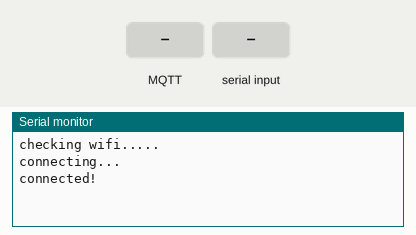
This sketch was run on a simulated ESP32-S3. On the bench: the last lines printed to the serial monitor. Inputs (shaded band) come from the test bench. WiFi joins after 1.5 s; servers stay silent unless stated; no MQTT or app messages arrive unless stated; the camera gives no picture.

Above: at 3.5 s.
3.6 s: MQTT message "istek" arrives on the first subscribed topic
At 4.8 s:
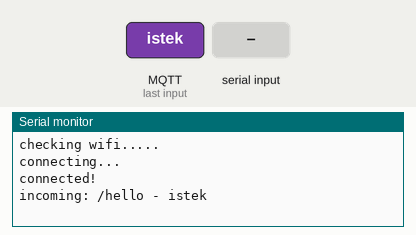
5.1 s: "c\n" received over Serial
At 6.5 s:
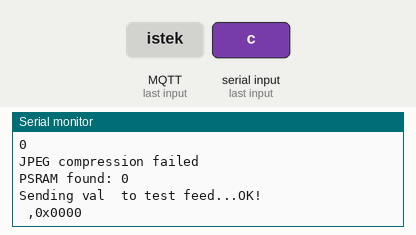
6.8 s: MQTT message "c" arrives on the first subscribed topic
At 7.2 s:
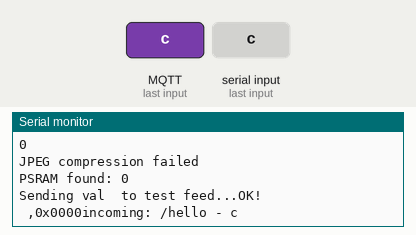
8.3 s: "b\n" received over Serial
At 9.7 s:
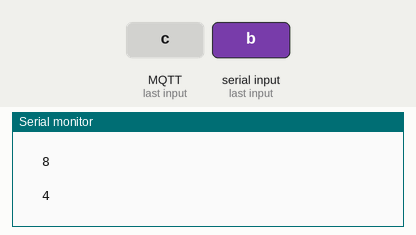
10.0 s: MQTT message "b" arrives on the first subscribed topic
At 11.0 s:
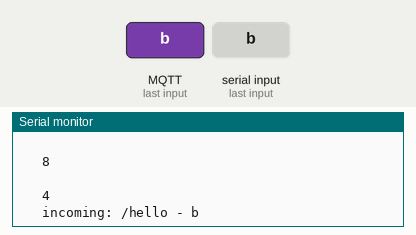
11.5 s: MQTT message "a" arrives on the first subscribed topic
At 12.3 s:
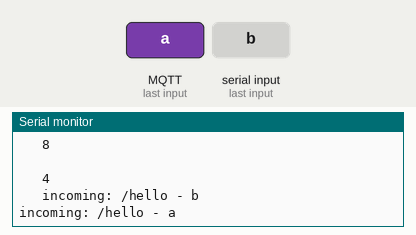

Measured:
- after the input at 3.6 s, the serial monitor: prints a new line at once (image 1)
- after the input at 5.1 s, the serial monitor: prints a new line after 0.29 s (image 2)
- after the input at 6.8 s, the serial monitor: prints a new line at once (image 3)
- after the input at 8.3 s, the serial monitor: prints a new line after 0.18 s (image 4)
- after the input at 10.0 s, the serial monitor: prints a new line at once (image 5)
- after the input at 11.5 s, the serial monitor: prints a new line at once (image 6)

The sketch:

esp32-gercekhivemq.ino
```cpp
// This example uses an ESP32 Development Board
// to connect to shiftr.io.
//
// You can check on your device after a successful
// connection here: https://www.shiftr.io/try.
//
// by Joël Gähwiler
// https://github.com/256dpi/arduino-mqtt

#include <WiFiClientSecure.h>
#include <MQTT.h>
#include "kamera.h"
//#include <base64.h>
//extern "C" {
//#include "crypto/base64.h"
//}
#include "mbedtls/base64.h"


const char ssid[] = "Wifi";
const char pass[] = "Wifisifre";


WiFiClientSecure net;
MQTTClient client(10000);

unsigned long lastMillis = 0;

void connect() {
  Serial.print("checking wifi...");
  while (WiFi.status() != WL_CONNECTED) {
    Serial.print(".");
    delay(1000);
  }

  Serial.print("\nconnecting...");
  while (!client.connect("arduino", "isim", "mqttsifre")) {
    Serial.print(".");
    delay(1000);
  }

  Serial.println("\nconnected!");

  client.subscribe("/hello");
  client.subscribe("istek");
  // client.unsubscribe("/hello");
}

void messageReceived(String &topic, String &payload) {
  Serial.println("incoming: " + topic + " - " + payload);
  if (topic == "istek")
  {
    camera_capture();
  }

  // Note: Do not use the client in the callback to publish, subscribe or
  // unsubscribe as it may cause deadlocks when other things arrive while
  // sending and receiving acknowledgments. Instead, change a global variable,
  // or push to a queue and handle it in the loop after calling `client.loop()`.
}

void setup() {
  net.setInsecure();
  Serial.begin(115200);
  WiFi.begin(ssid, pass);

  // Note: Local domain names (e.g. "Computer.local" on OSX) are not supported
  // by Arduino. You need to set the IP address directly.
  //
  // MQTT brokers usually use port 8883 for secure connections.
  client.begin("694e712811a34dd8802e5445ec37cd96.s2.eu.hivemq.cloud", 8883, net);
  client.onMessage(messageReceived);
  camera_init();
  connect();
}

void loop() {
  client.loop();
  delay(10);  // <- fixes some issues with WiFi stability

  if (!client.connected()) {
    connect();
  }

  // publish a message roughly every second.
  if (millis() - lastMillis > 1000) {
    lastMillis = millis();
    client.publish("my/test/topic", "world");
    sado=Serial.read();

    if((sado == 'c' || sado == 'b') || sado == 'a'){


    camera_capture();

    }

  }
  client.loop();
}

esp_err_t camera_capture(){
    //acquire a frame
    Serial.println("  \n deniyoz bisiyler \n");
    fb = NULL;

    size_t _jpg_buf_len = 0;
    uint8_t * _jpg_buf = NULL;


    size_t fb_len = 0;
    Serial.println("  \n deniyoz bisiyler \n");


    fb = esp_camera_fb_get();
    esp_err_t res = ESP_OK;

    if (!fb) {
        Serial.println("  \n Camera Capture Failed \n");
        return ESP_FAIL;
    }
    //replace this with your own function
    //process_image(fb->width, fb->height, fb->format, fb->buf, fb->len)


  Serial.println("  \n bura \n");
  Serial.println(fb->len);
  Serial.println("  \n bura \n");

  bool jpeg_converted = frame2jpg(fb, 80, &_jpg_buf, &_jpg_buf_len);
  Serial.println(_jpg_buf_len);
  if(!jpeg_converted){
    Serial.println("JPEG compression failed");
    res = ESP_FAIL;
  }

//  Serial.println(_jpg_buf_len);
//  Serial.println("  \n oraa \n");
//  String imgDataB64 = base64::encode(fb->buf, fb->len);

//  String devlet ="dsfnfdlkmsdflsdkmfekwrmslkvxcvxcvxcvxcvxcvxcvxvxgggggggggggggggggggggggggggggggggffmsdlfmsdlfmksldkgmdlfgdfmlkmdlkmdslfmsodfmsdl dlkgmfsmdlmfsdlfmsldfmsldfmsldfmlsd";
//  size_t nekadar = imgDataB64.length();
//    size_t nekadar = devlet.length();
//    Serial.println(nekadar);
//    char* bufum= (char*) malloc(nekadar);
//  imgDataB64.toCharArray(bufum,nekadar+1);
//    devlet.toCharArray(bufum,nekadar+1);
//  Serial.println("  \n şura \n");


Serial.println("PSRAM found: " + String(psramFound()));
//
//  int image_buf_size = 200 * 150;
//  uint8_t *image = (uint8_t *)ps_calloc(image_buf_size, sizeof(char));
//
//  size_t length=fb->len;
//
//  size_t olen;
//
//  Serial.print("length is");
//
//  Serial.println(length);
//  int err1= mbedtls_base64_encode(image, image_buf_size, &olen, fb->buf, length);
//
//  Serial.println(err1);
//
//  String img((const __FlashStringHelper*) image);
//  Serial.println("\n");
//  Serial.println(img);
//  Serial.println("\n");
//  Serial.println(img.c_str());
//  Serial.println("\n");
//  //msg1=img;

  //Serial.println(sizeof(*bufum));
  // Now we can publish stuff!
  Serial.print(F("\nSending val "));
//  Serial.print(x);
  Serial.print(F(" to test feed..."));

  if (!client.publish("kamera",(char*)_jpg_buf,_jpg_buf_len)) {
    Serial.println(F("Failed"));
  } else {
    Serial.println(F("OK!"));
  }
    client.publish("my/test/topic", "gonderildi");

  if (sado == 'b') {
  int k=0;
  for (int j = 0; j < fb->height; j++){
    for (int i = 0; i < fb->width; i++) {
      unsigned short p = fb->buf[k];
      k++;
      Serial.print(" ,0x");
      if (p < 0x1000) {
        Serial.print('0');
      }

      if (p < 0x0100) {
        Serial.print('0');
      }

      if (p < 0x0010) {
        Serial.print('0');
      }

      Serial.print(p, HEX);
    }
    Serial.print('\n');
  }
  Serial.print("\n   "  + String(k)  +"  \n   ");
  Serial.print("\n   "  + String(fb->width)  +"  \n   ");
  Serial.print("\n   "  + String(fb->height)  +"  \n   ");

  }
 if (sado == 'c') {
    unsigned short p = fb->buf[fb->len/2];
    Serial.print(" ,0x");
    if (p < 0x1000) {
      Serial.print('0');
    }

    if (p < 0x0100) {
      Serial.print('0');
    }

    if (p < 0x0010) {
      Serial.print('0');
    }
    Serial.print(p, HEX);

}
  //free(bufum);
  free(_jpg_buf);
  _jpg_buf = NULL;
  sado == 'd';

  //return the frame buffer back to the driver for reuse
  esp_camera_fb_return(fb);
  return ESP_OK;
}
```

kamera.h
```cpp
#include "esp_camera.h"
#include "esp_timer.h"


camera_fb_t * fb = NULL;


int sado;
static const char* _STREAM_PART = "Content-Type: image  /jpeg\r\nContent-Length: %u\r\n\r\n";


#define CAM_PIN_PWDN    -1 //power down is not used
#define CAM_PIN_RESET   -1 //software reset will be performed
#define CAM_PIN_XCLK    21
#define CAM_PIN_SIOD    26
#define CAM_PIN_SIOC    27

#define CAM_PIN_D7      36
#define CAM_PIN_D6      19
#define CAM_PIN_D5      39
#define CAM_PIN_D4      18
#define CAM_PIN_D3      34
#define CAM_PIN_D2       5
#define CAM_PIN_D1       35
#define CAM_PIN_D0       4

#define CAM_PIN_VSYNC   25
#define CAM_PIN_HREF    23
#define CAM_PIN_PCLK    22


static camera_config_t camera_config = {
    .pin_pwdn  = CAM_PIN_PWDN,
    .pin_reset = CAM_PIN_RESET,
    .pin_xclk = CAM_PIN_XCLK,
    .pin_sscb_sda = CAM_PIN_SIOD,
    .pin_sscb_scl = CAM_PIN_SIOC,

    .pin_d7 = CAM_PIN_D7,
    .pin_d6 = CAM_PIN_D6,
    .pin_d5 = CAM_PIN_D5,
    .pin_d4 = CAM_PIN_D4,
    .pin_d3 = CAM_PIN_D3,
    .pin_d2 = CAM_PIN_D2,
    .pin_d1 = CAM_PIN_D1,
    .pin_d0 = CAM_PIN_D0,
    .pin_vsync = CAM_PIN_VSYNC,
    .pin_href = CAM_PIN_HREF,
    .pin_pclk = CAM_PIN_PCLK,

    .xclk_freq_hz = 20000000,//EXPERIMENTAL: Set to 16MHz on ESP32-S2 or ESP32-S3 to enable EDMA mode
    .ledc_timer = LEDC_TIMER_0,
    .ledc_channel = LEDC_CHANNEL_0,

    .pixel_format = PIXFORMAT_RGB565,//YUV422,GRAYSCALE,RGB565,JPEG
    .frame_size = FRAMESIZE_QQVGA,//QQVGA-QXGA Do not use sizes above QVGA when not JPEG

    .jpeg_quality = 12, //0-63 lower number means higher quality
    .fb_count = 1, //if more than one, i2s runs in continuous mode. Use only with JPEG
//    .grab_mode = CAMERA_GRAB_WHEN_EMPTY//CAMERA_GRAB_LATEST. Sets when buffers should be filled
};


esp_err_t camera_init(){
    //power up the camera if PWDN pin is defined
    if(CAM_PIN_PWDN != -1){
        pinMode(CAM_PIN_PWDN, OUTPUT);
        digitalWrite(CAM_PIN_PWDN, LOW);
    }

    //initialize the camera
    esp_err_t err = esp_camera_init(&camera_config);
    if (err != ESP_OK) {
        ESP_LOGE(TAG, "Camera Init Failed");
        return err;
    }

    return ESP_OK;
}
```
